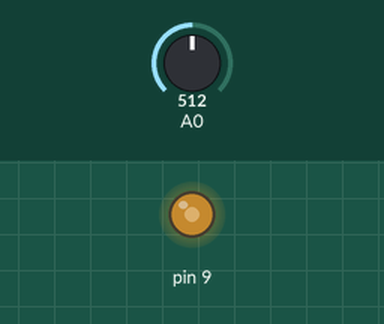
Simulated run of this sketch. Board: Arduino Uno, built with avr-gcc and run on an emulated ATmega328P. On the bench: output pins drawn as LEDs (lit = HIGH). The test bench sets the inputs (shaded band); at power-on: A0 = 512.

Above: at 1.2 s.
1.3 s: A0 set to 716
At 2.1 s:
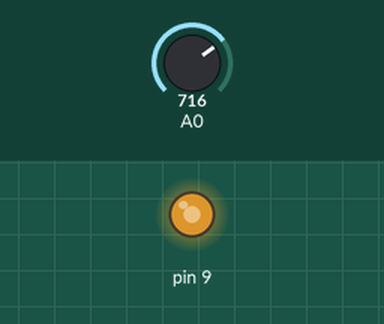
2.8 s: A0 set to 900
At 3.5 s:
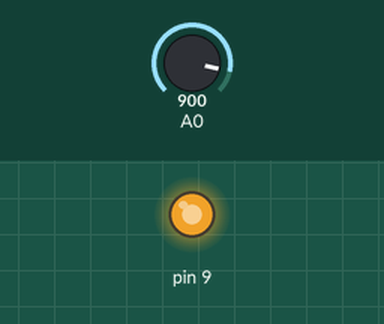
4.3 s: A0 set to 122
At 5.5 s:
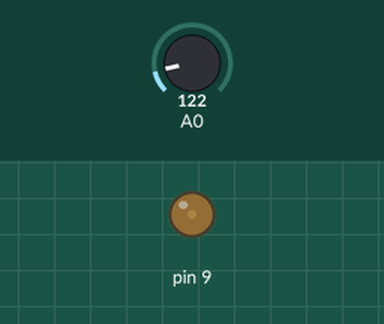
5.8 s: A0 set to 0
At 7.0 s:
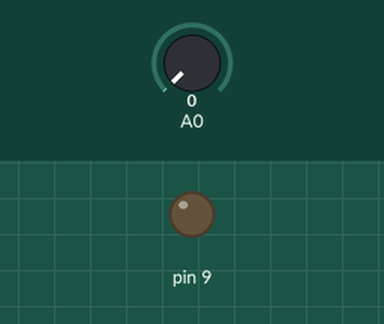
Timing chart, 0 to 8.3 s (numbered marks = the images above; inputs shaded):
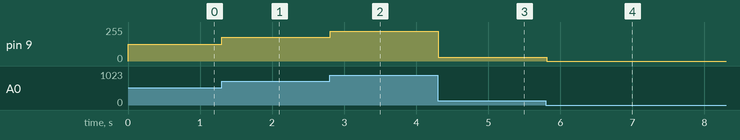

Measured:
- after the input at 1.3 s, pin 9: 127/255 → 177/255 at once
- after the input at 2.8 s, pin 9: 177/255 → 223/255 at once
- after the input at 4.3 s, pin 9: 223/255 → 30/255 at once
- after the input at 5.8 s, pin 9: 30/255 → 0/255 at once

The sketch:

potFade.ino
```cpp
/*
  AprendaArduino.com

  Exemplo: Usando o potenciometro para controlar
  o brilho de um LED.

  Conectar o LED ao pino 9 e o cursor do potenciometro
  ao pino A0.
*/

// the setup routine runs once when you press reset:
void setup() {
  pinMode(9, OUTPUT);
}

// the loop routine runs over and over again forever:
void loop() {
  // Le a posicao do cursor (0 a 1023):
  int sensorValue = analogRead(A0);
  // Converte a leitura da escala de 0 a 1023 para escala de 0 a 254:
  int brilho = map(sensorValue, 0, 1023, 0, 254);
  // Ajusta o brilho:
  analogWrite(9, brilho);
  delay(10);
}
```
